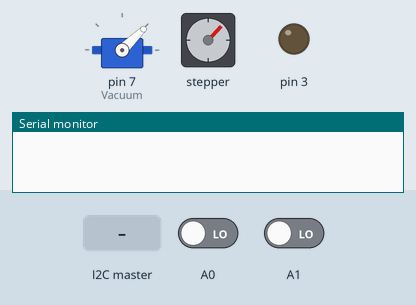
Recording of a program running on a simulated Arduino Mega 2560, built with avr-gcc and run on an emulated ATmega2560. Parts: servo, stepper motor, output pins drawn as LEDs (lit = HIGH), the last lines printed to the serial monitor. The inputs (shaded band) are chosen by the test bench; at power-on: A0 LOW, A1 LOW. Stepper angles assume 4096 steps per turn; pins used as bus, display or sensor lines are not drawn.

Above: at 1.2 s.
1.3 s: A0 driven HIGH
At 1.71 s:
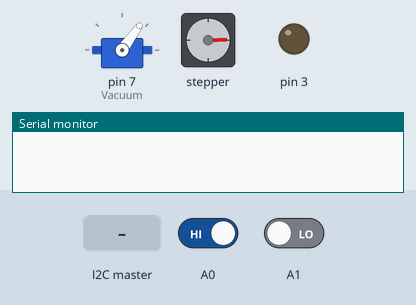
At 2.31 s:
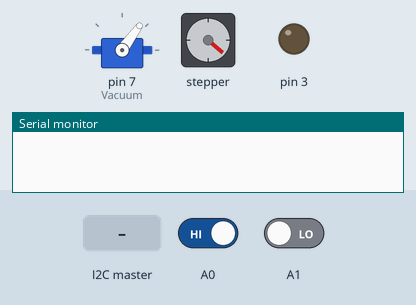
4.3 s: the I2C master sends the byte 1
At 4.71 s:
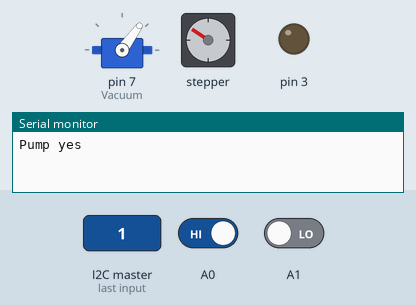
Timing chart, 0 to 16.3 s (numbered marks = the images above; inputs shaded):
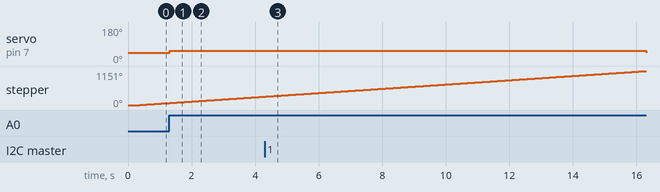

Measured:
- after the input at 1.3 s, servo on pin 7 (Vacuum): 44° → 54° at once

The program:

main.cpp
```cpp
#include <Arduino.h>
#include <AccelStepper.h>
#include <SPI.h>
/* Include the RFID library */
#include <MFRC522.h>
#include <Servo.h>

bool firsttime=1;

#include <Wire.h>

bool LED=0;

#define SDA_DIO 53
#define RESET_DIO 31
/* Create an instance of the RFID library */
MFRC522 mfrc522(SDA_DIO, RESET_DIO);

  String content= "";


#define motorPin1  8
#define motorPin2  9
#define motorPin3  10
#define motorPin4  11
AccelStepper stepper1(8, motorPin1, motorPin3, motorPin2, motorPin4);


Servo Vacuum;


unsigned long long Timer=0;


void SetVacuum(int speed){

Vacuum.writeMicroseconds(1000);

if(firsttime)
{delay(300);
 firsttime=0;
}

speed = map(speed,0,100,1000,2000);

Vacuum.writeMicroseconds(speed);


}


void RFIDRead(){

if ( ! mfrc522.PICC_IsNewCardPresent())
  {
    return;
  }
  // Select one of the cards
  if ( ! mfrc522.PICC_ReadCardSerial())
  {
    return;
  }

  //Show UID on serial monitor
  Serial.print("UID tag :");
   content= "";
  byte letter;
  for (byte i = 0; i < mfrc522.uid.size; i++)
  {
     Serial.print(mfrc522.uid.uidByte[i] < 0x10 ? " 0" : " ");
     Serial.print(mfrc522.uid.uidByte[i], HEX);
     content.concat(String(mfrc522.uid.uidByte[i] < 0x10 ? " 0" : " "));
     content.concat(String(mfrc522.uid.uidByte[i], HEX));
  }
  Serial.println();
  Serial.print("Message : ");
  content.toUpperCase();


  //return ;

}


void LiDarSpeed(int speed){

    stepper1.setSpeed(speed);
 if (stepper1.distanceToGo() == 0)
    stepper1.moveTo(-stepper1.currentPosition());
 stepper1.runSpeed();

}


void PulsePump(int time){


digitalWrite(3,HIGH);
delay(time*1000);
//digitalWrite(3,LOW);
//delay(2000);


}


void receiveEvent(){

LED=Wire.read();
Serial.println("Pump yes");

}


void setup()
{

pinMode(A0,INPUT);


Wire.begin(12);
 //Wire.onRequest(requestEvent);

  // Function to run when data received from master
  Wire.onReceive(receiveEvent);


 Serial.begin(9600);   // Initiate a serial communication
  while (!Serial)
  {}
  SPI.begin();      // Initiate  SPI bus
  mfrc522.PCD_Init();   // Initiate


  Vacuum.attach(7);
  Vacuum.writeMicroseconds(1000);
//delay(2000);


 stepper1.setMaxSpeed(100000.0);
  stepper1.setAcceleration(1000.0);
  stepper1.setSpeed(10000);
  stepper1.moveTo(100000);


pinMode(A0,INPUT);


pinMode(7,OUTPUT);

pinMode(3,OUTPUT);

}

void loop()
{


LiDarSpeed(1000);


if(digitalRead(A0)){

SetVacuum(10);

}else{

  SetVacuum(0);
}

if(digitalRead(A1)){


}


//digitalWrite(7,LED);

//digitalWrite(3,HIGH);
//timer=millis();
/*
if(millis()-Timer>=(1000))
{
  digitalWrite(3,HIGH);
 Timer =millis();
delay(1000);
Serial.println("No");
}
else{
digitalWrite(3,LOW);
Serial.println("Pump yes");
}

*/

//digitalWrite(3,LOW);

//PulsePump(5);
//delay(1000);

//SetVacuum(15);
//RFIDRead();
//Serial.println("Pump yes");

//delay(5000);
}
```
